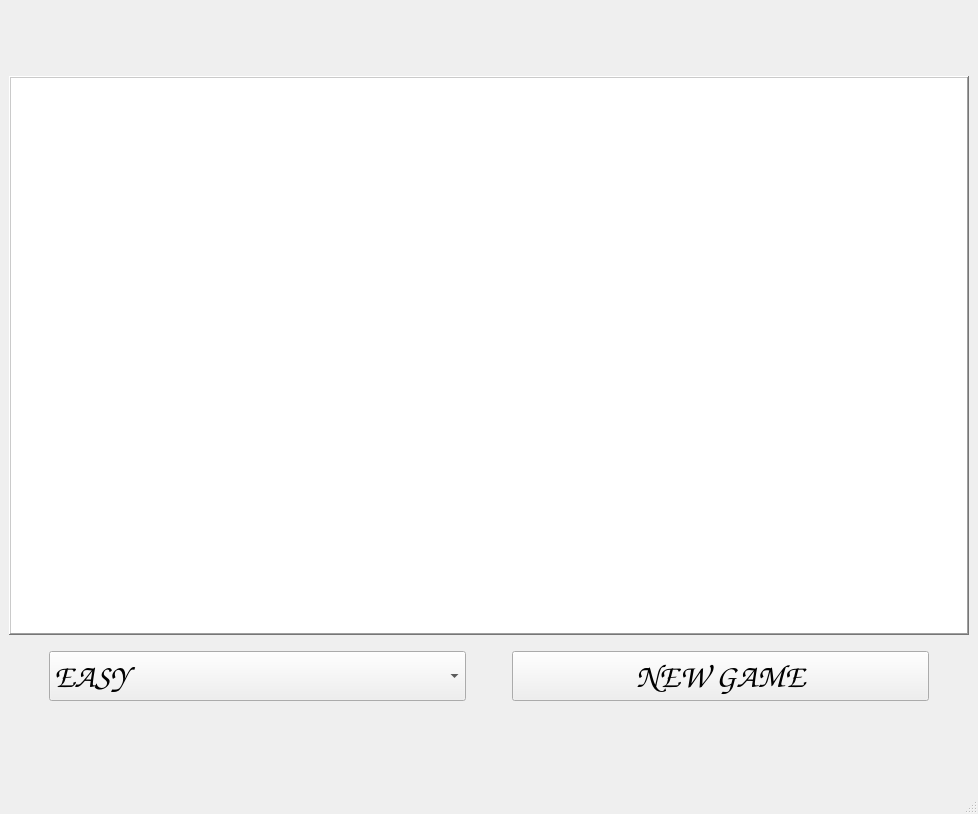
<?xml version="1.0" encoding="UTF-8"?>
<ui version="4.0">
 <class>MainWindow</class>
 <widget class="QMainWindow" name="MainWindow">
  <property name="windowModality">
   <enum>Qt::NonModal</enum>
  </property>
  <property name="geometry">
   <rect>
    <x>0</x>
    <y>0</y>
    <width>978</width>
    <height>814</height>
   </rect>
  </property>
  <property name="sizePolicy">
   <sizepolicy hsizetype="Preferred" vsizetype="Preferred">
    <horstretch>0</horstretch>
    <verstretch>0</verstretch>
   </sizepolicy>
  </property>
  <property name="font">
   <font>
    <family>Comic Sans MS</family>
    <pointsize>25</pointsize>
    <italic>true</italic>
    <bold>true</bold>
   </font>
  </property>
  <property name="mouseTracking">
   <bool>false</bool>
  </property>
  <property name="windowTitle">
   <string>PAIR NUMBER</string>
  </property>
  <property name="windowIcon">
   <iconset resource="icon.qrc">
    <normaloff>:/new/prefix1/number-icon-8117.png</normaloff>:/new/prefix1/number-icon-8117.png</iconset>
  </property>
  <property name="autoFillBackground">
   <bool>false</bool>
  </property>
  <property name="styleSheet">
   <string notr="true"/>
  </property>
  <widget class="QWidget" name="centralwidget">
   <layout class="QVBoxLayout" name="verticalLayout_2">
    <item>
     <spacer name="verticalSpacer">
      <property name="orientation">
       <enum>Qt::Vertical</enum>
      </property>
      <property name="sizeType">
       <enum>QSizePolicy::Preferred</enum>
      </property>
      <property name="sizeHint" stdset="0">
       <size>
        <width>20</width>
        <height>10</height>
       </size>
      </property>
     </spacer>
    </item>
    <item>
     <layout class="QHBoxLayout" name="horizontalLayout_3">
      <item>
       <spacer name="horizontalSpacer_3">
        <property name="orientation">
         <enum>Qt::Horizontal</enum>
        </property>
        <property name="sizeHint" stdset="0">
         <size>
          <width>40</width>
          <height>20</height>
         </size>
        </property>
       </spacer>
      </item>
      <item>
       <widget class="QLabel" name="label_2">
        <property name="font">
         <font>
          <family>Comic Sans MS</family>
          <pointsize>25</pointsize>
          <italic>true</italic>
          <bold>true</bold>
         </font>
        </property>
        <property name="text">
         <string/>
        </property>
       </widget>
      </item>
      <item>
       <spacer name="horizontalSpacer_4">
        <property name="orientation">
         <enum>Qt::Horizontal</enum>
        </property>
        <property name="sizeHint" stdset="0">
         <size>
          <width>40</width>
          <height>20</height>
         </size>
        </property>
       </spacer>
      </item>
     </layout>
    </item>
    <item>
     <spacer name="verticalSpacer_3">
      <property name="orientation">
       <enum>Qt::Vertical</enum>
      </property>
      <property name="sizeType">
       <enum>QSizePolicy::Preferred</enum>
      </property>
      <property name="sizeHint" stdset="0">
       <size>
        <width>20</width>
        <height>10</height>
       </size>
      </property>
     </spacer>
    </item>
    <item>
     <widget class="QTableWidget" name="tableWidget">
      <property name="minimumSize">
       <size>
        <width>500</width>
        <height>500</height>
       </size>
      </property>
      <property name="font">
       <font>
        <family>Comic Sans MS</family>
        <pointsize>25</pointsize>
        <italic>false</italic>
        <bold>true</bold>
       </font>
      </property>
      <property name="mouseTracking">
       <bool>false</bool>
      </property>
      <property name="focusPolicy">
       <enum>Qt::NoFocus</enum>
      </property>
      <property name="contextMenuPolicy">
       <enum>Qt::DefaultContextMenu</enum>
      </property>
      <property name="frameShape">
       <enum>QFrame::WinPanel</enum>
      </property>
      <property name="frameShadow">
       <enum>QFrame::Raised</enum>
      </property>
      <property name="verticalScrollBarPolicy">
       <enum>Qt::ScrollBarAlwaysOff</enum>
      </property>
      <property name="horizontalScrollBarPolicy">
       <enum>Qt::ScrollBarAlwaysOff</enum>
      </property>
      <property name="sizeAdjustPolicy">
       <enum>QAbstractScrollArea::AdjustToContents</enum>
      </property>
      <property name="autoScroll">
       <bool>true</bool>
      </property>
      <property name="editTriggers">
       <set>QAbstractItemView::NoEditTriggers</set>
      </property>
      <property name="selectionMode">
       <enum>QAbstractItemView::NoSelection</enum>
      </property>
      <attribute name="horizontalHeaderVisible">
       <bool>false</bool>
      </attribute>
      <attribute name="horizontalHeaderHighlightSections">
       <bool>true</bool>
      </attribute>
      <attribute name="verticalHeaderVisible">
       <bool>false</bool>
      </attribute>
      <attribute name="verticalHeaderHighlightSections">
       <bool>true</bool>
      </attribute>
     </widget>
    </item>
    <item>
     <spacer name="verticalSpacer_4">
      <property name="orientation">
       <enum>Qt::Vertical</enum>
      </property>
      <property name="sizeType">
       <enum>QSizePolicy::Preferred</enum>
      </property>
      <property name="sizeHint" stdset="0">
       <size>
        <width>20</width>
        <height>10</height>
       </size>
      </property>
     </spacer>
    </item>
    <item>
     <layout class="QHBoxLayout" name="horizontalLayout">
      <item>
       <spacer name="horizontalSpacer_7">
        <property name="orientation">
         <enum>Qt::Horizontal</enum>
        </property>
        <property name="sizeType">
         <enum>QSizePolicy::Preferred</enum>
        </property>
        <property name="sizeHint" stdset="0">
         <size>
          <width>40</width>
          <height>40</height>
         </size>
        </property>
       </spacer>
      </item>
      <item>
       <widget class="QComboBox" name="comboBox">
        <property name="font">
         <font>
          <family>Comic Sans MS</family>
          <pointsize>25</pointsize>
          <italic>true</italic>
          <bold>true</bold>
         </font>
        </property>
        <item>
         <property name="text">
          <string>EASY</string>
         </property>
        </item>
        <item>
         <property name="text">
          <string>MEDIUM</string>
         </property>
        </item>
        <item>
         <property name="text">
          <string>HARD</string>
         </property>
        </item>
       </widget>
      </item>
      <item>
       <spacer name="horizontalSpacer_6">
        <property name="orientation">
         <enum>Qt::Horizontal</enum>
        </property>
        <property name="sizeType">
         <enum>QSizePolicy::Preferred</enum>
        </property>
        <property name="sizeHint" stdset="0">
         <size>
          <width>40</width>
          <height>20</height>
         </size>
        </property>
       </spacer>
      </item>
      <item>
       <widget class="QPushButton" name="pushButton_NewGame">
        <property name="font">
         <font>
          <family>Comic Sans MS</family>
          <pointsize>25</pointsize>
          <italic>true</italic>
          <bold>true</bold>
         </font>
        </property>
        <property name="text">
         <string>NEW GAME</string>
        </property>
       </widget>
      </item>
      <item>
       <spacer name="horizontalSpacer_5">
        <property name="orientation">
         <enum>Qt::Horizontal</enum>
        </property>
        <property name="sizeType">
         <enum>QSizePolicy::Preferred</enum>
        </property>
        <property name="sizeHint" stdset="0">
         <size>
          <width>40</width>
          <height>40</height>
         </size>
        </property>
       </spacer>
      </item>
     </layout>
    </item>
    <item>
     <spacer name="verticalSpacer_2">
      <property name="orientation">
       <enum>Qt::Vertical</enum>
      </property>
      <property name="sizeType">
       <enum>QSizePolicy::Preferred</enum>
      </property>
      <property name="sizeHint" stdset="0">
       <size>
        <width>20</width>
        <height>10</height>
       </size>
      </property>
     </spacer>
    </item>
    <item>
     <layout class="QHBoxLayout" name="horizontalLayout_2">
      <item>
       <spacer name="horizontalSpacer">
        <property name="orientation">
         <enum>Qt::Horizontal</enum>
        </property>
        <property name="sizeHint" stdset="0">
         <size>
          <width>40</width>
          <height>20</height>
         </size>
        </property>
       </spacer>
      </item>
      <item>
       <widget class="QLabel" name="label">
        <property name="font">
         <font>
          <family>Comic Sans MS</family>
          <pointsize>25</pointsize>
          <italic>true</italic>
          <bold>true</bold>
         </font>
        </property>
        <property name="text">
         <string/>
        </property>
       </widget>
      </item>
      <item>
       <spacer name="horizontalSpacer_2">
        <property name="orientation">
         <enum>Qt::Horizontal</enum>
        </property>
        <property name="sizeHint" stdset="0">
         <size>
          <width>40</width>
          <height>20</height>
         </size>
        </property>
       </spacer>
      </item>
     </layout>
    </item>
   </layout>
  </widget>
  <widget class="QMenuBar" name="menubar">
   <property name="geometry">
    <rect>
     <x>0</x>
     <y>0</y>
     <width>978</width>
     <height>21</height>
    </rect>
   </property>
  </widget>
  <widget class="QStatusBar" name="statusbar"/>
 </widget>
 <resources>
  <include location="icon.qrc"/>
 </resources>
 <connections/>
</ui>
